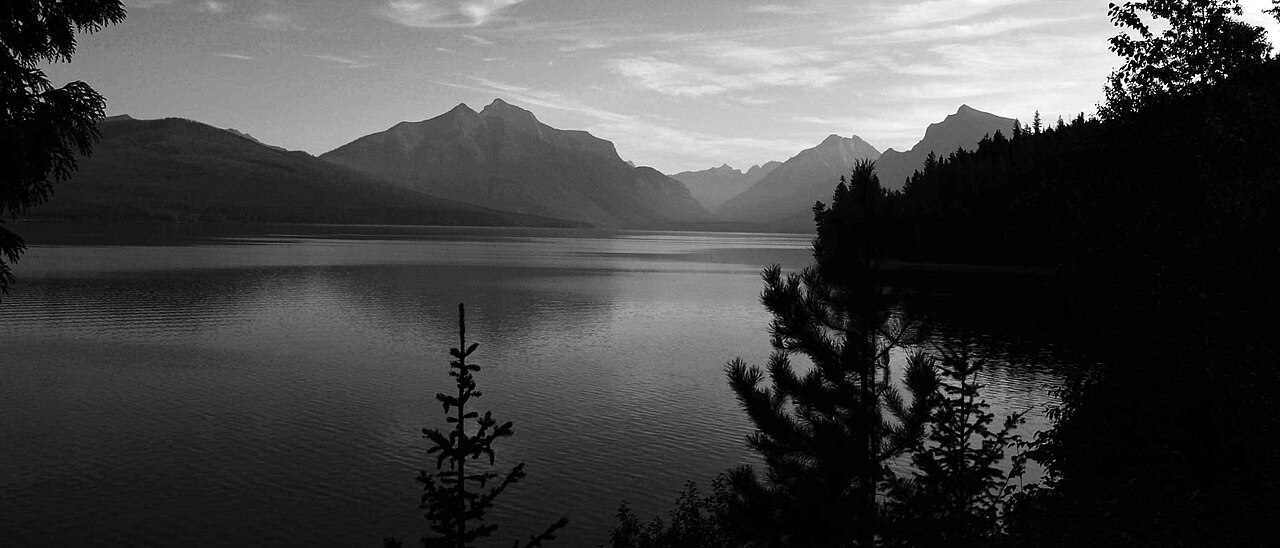
#> input picture tests/fixtures/color_correction/d60_03r/real_mountain_lake_landscape.jpg, 1280 x 548 px
$ python -i image_type_detector.py   (imports and definitions only)
#> lines starting #> are read from the running program, lines starting #| are printed output that depends on the picture
from __future__ import annotations

from dataclasses import dataclass

import cv2
import numpy as np

from engine.algorithms.text_clarity import detect_text_like_regions
from engine.analysis.edge_classifier import highlight_mask


@dataclass(frozen=True)
class ImageTypeResult:
    image_type: str
    confidence: float
    scores: dict[str, float]


# [62 lines left out: functions _edge_density, _line_score, _skin_score, _gray_ink_score, detect_image_type, not called in this run]

>>> import cv2
>>> picture = cv2.imread('../../tests/fixtures/color_correction/d60_03r/real_mountain_lake_landscape.jpg')
#> picture is the input picture: shape (548, 1280, 3); min 0, max 255, mean 69.2
>>> result = _line_score(picture)
#> in _line_score, `edges = cv2.Canny(gray, 50, 150)`:
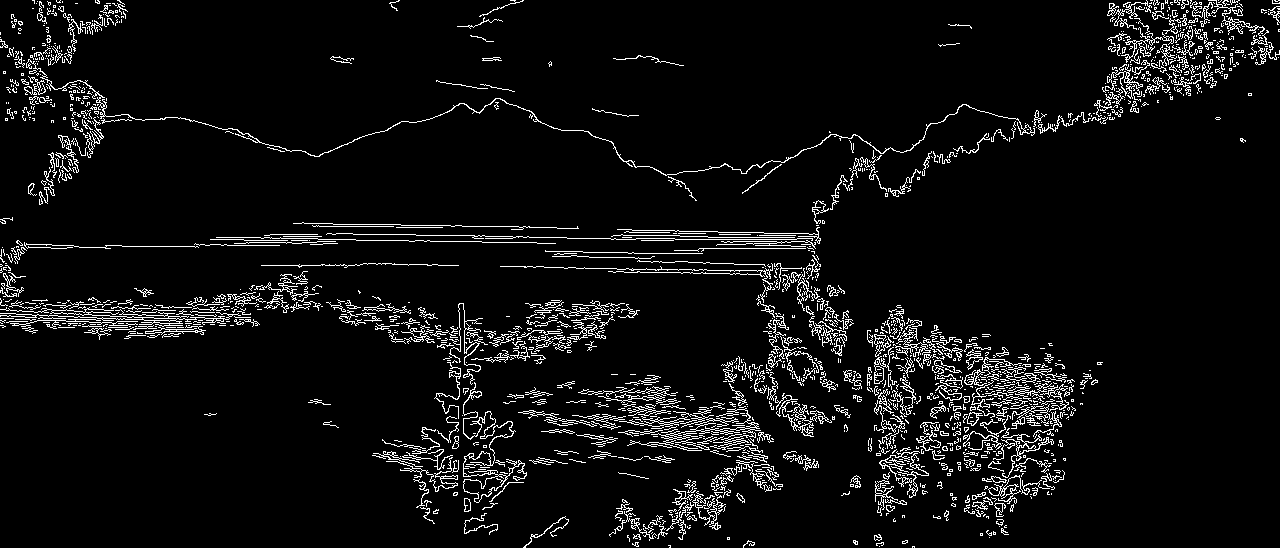
#> edges: shape (548, 1280); 5.9% white in thin lines or dots
#> in _line_score, `lines = cv2.HoughLinesP(edges, 1, np.pi / 180, threshold=55, minLineLe..`: lines = 241 rows, first 6: [675, 239, 715, 239], [122, 321, 152, 323], [220, 237, 317, 238], [764, 233, 805, 233], [25, 302, 89, 307], [104, 310, 140, 311]
#> result = 1

$ run again, on tests/fixtures/color_correction/d60_03r/real_sunset_landscape.jpg
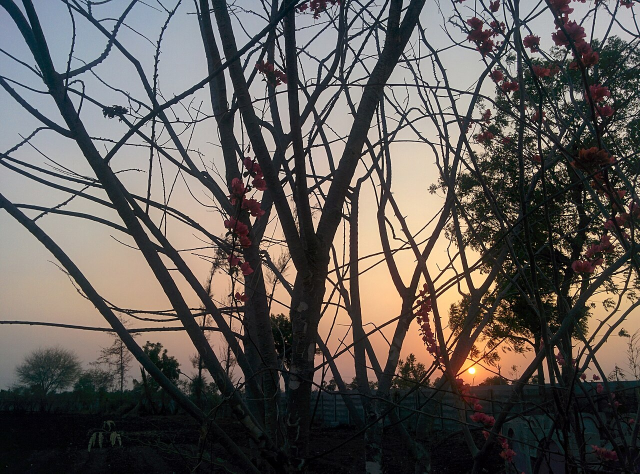
#> input picture tests/fixtures/color_correction/d60_03r/real_sunset_landscape.jpg, 1280 x 947 px (shown at 1/2 size)
#> picture is the input picture: shape (947, 1280, 3); mean B, G, R 86.1, 90.1, 95.6
#> in _line_score, `gray = cv2.cvtColor(image, cv2.COLOR_BGR2GRAY)`:
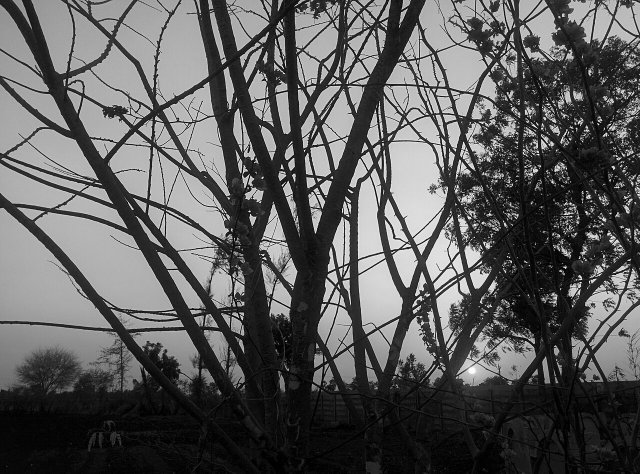
#> gray: shape (947, 1280) (shown at 1/2 size); min 0, max 255, mean 91.3
#> in _line_score, `edges = cv2.Canny(gray, 50, 150)`:
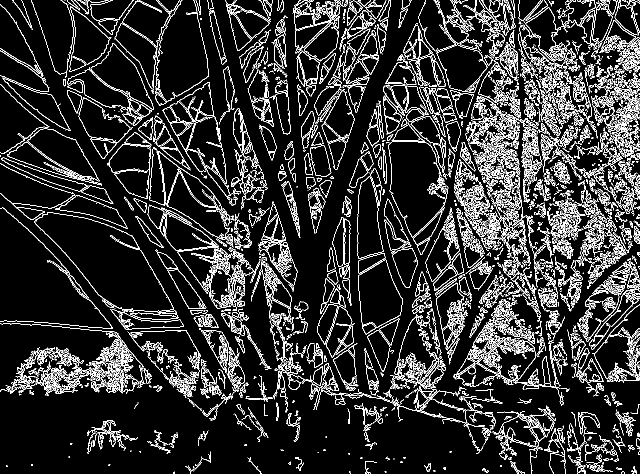
#> edges: shape (947, 1280) (shown at 1/2 size); 12.1% white in thin lines or dots
#> lines = 139 rows, first 6: [961, 253, 1027, 319], [1185, 586, 1265, 574], [336, 544, 388, 634], [1214, 760, 1271, 761], [1045, 319, 1153, 269], [953, 326, 1006, 299]
#> result = 1
